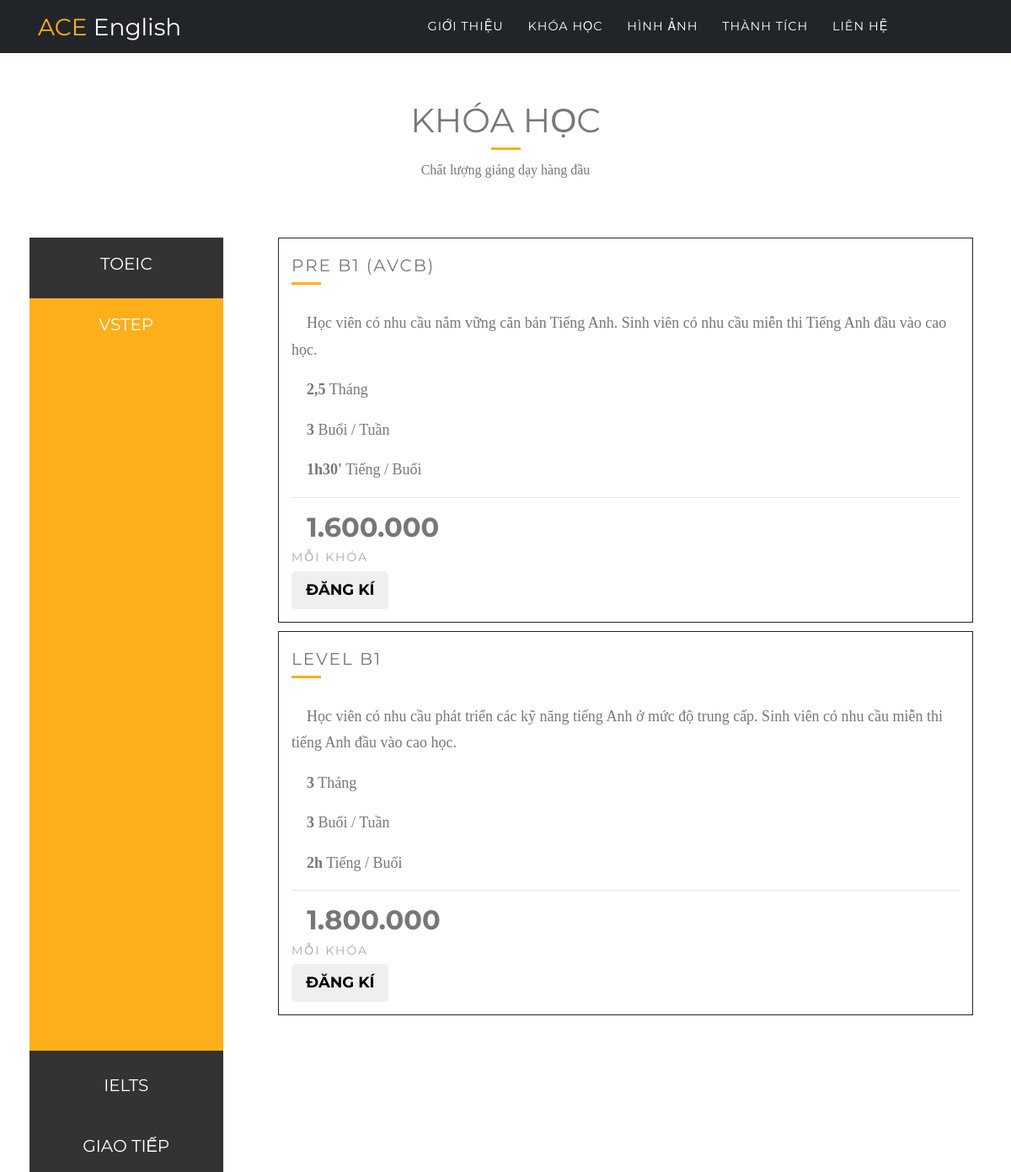
The app's page /vstep with its own data.
### main/models.py (models this page shows, shortened)
class CourseDesc(models.Model):
    course = models.ForeignKey(Course, related_name='description')
    course_name = models.CharField(max_length=255)
    description = models.CharField(max_length=4000)
    duration = models.CharField(max_length=255)
    days_per_week = models.CharField(max_length=255)
    hours_per_day = models.CharField(max_length=255)
    fee = models.CharField(max_length=255)

### main/views.py (the view)
# urls.py: url(r'^vstep$', views.vstep, name='vstep'),
def vstep(request):
    preb1 = CourseDesc.objects.get(course_name = 'Pre B1 (AVCB)')
    b1 = CourseDesc.objects.get(course_name = 'Level B1')
    return render(request, 'vstep.html', {'preb1':preb1, 'b1':b1})

### templates/vstep.html (shortened to what this page needs)
﻿{% extends 'base.html' %}
{% block body %}
<head>
  <link rel="stylesheet" href="https://maxcdn.bootstrapcdn.com/font-awesome/4.5.0/css/font-awesome.min.css">
	<link rel="stylesheet" href="https://cdn.jsdelivr.net/themify-icons/0.1.2/css/themify-icons.css">
</head>
<body>
  <section class="title container" style="padding:45px 0 0px 0">
  <div class="row">
    <div class="col-md-12">
      <h1>Khóa Học</h1>
      <div class="seperator"></div>
      <p>Chất lượng giảng dạy hàng đầu </p>
    </div>
  </div>
</section>
<div class="container" >
  <div class="row">
    <div class="col-md-3 item">
      <div>
        <div class="icon-bar">
			  <a href="{% url 'toeic' %}">TOEIC</a>
			  <a href="{% url 'vstep' %}"  class="active">VSTEP</a>
			  <a href="{% url 'ielts' %}"   >IELTS</a>
			  <a href="{% url 'giaotiep' %}">GIAO TIẾP</a>
		</div>
      </div>
    </div>
	<div class="col-md-9" >
      <div class="panel panel-default  item">
        <h4>{{preb1.course_name}}</h4>
        <div class="seperator"></div>
        <div class="panel-body">
				  <p>&nbsp;&nbsp;&nbsp;&nbsp;{{preb1.description}}</p>
				  <p>&nbsp;&nbsp;&nbsp;&nbsp;<strong>{{preb1.duration}}</strong> Tháng</p>
				  <p>&nbsp;&nbsp;&nbsp;&nbsp;<strong>{{preb1.days_per_week}}</strong> Buổi / Tuần</p>
				  <p>&nbsp;&nbsp;&nbsp;&nbsp;<strong>{{preb1.hours_per_day}}</strong> Tiếng / Buổi</p>
				</div>
				<hr>
				<div class="panel-footer">
				  <h3>&nbsp;&nbsp;{{preb1.fee}}</h3><h4>mỗi khóa</h4>
				  <button class="btn btn-lg"><a href="https://docs.google.com/forms/d/e/1FAIpQLSfg3Y7-w9VCgOi6QLiFa6Uwfezcqi_nIcKBXeik4pg4BFS8ow/viewform" target="_blank">Đăng kí</a></button>
				</div>
      </div>
	  <br>
	  <div class="panel panel-default  item">
        <h4>{{b1.course_name}}</h4>
        <div class="seperator"></div>
        <div class="panel-body">
				  <p>&nbsp;&nbsp;&nbsp;&nbsp;{{b1.description}}</p>
				  <p>&nbsp;&nbsp;&nbsp;&nbsp;<strong>{{b1.duration}}</strong> Tháng</p>
				  <p>&nbsp;&nbsp;&nbsp;&nbsp;<strong>{{b1.days_per_week}}</strong> Buổi / Tuần</p>
				  <p>&nbsp;&nbsp;&nbsp;&nbsp;<strong>{{b1.hours_per_day}}</strong> Tiếng / Buổi</p>
				</div>
				<hr>
				<div class="panel-footer">
				  <h3>&nbsp;&nbsp;{{b1.fee}}</h3><h4>mỗi khóa</h4>
				  <button class="btn btn-lg"><a href="https://docs.google.com/forms/d/e/1FAIpQLSfg3Y7-w9VCgOi6QLiFa6Uwfezcqi_nIcKBXeik4pg4BFS8ow/viewform" target="_blank">Đăng kí</a></button>
				</div>
      </div>
    </div>
  </div>
</div>
</body>
</html>
{% endblock %}

### templates/vstep.html (style rules this page uses)
body { background: #fff; font-family: 'Merriweather', serif; font-size: 16px; color: #777; }
h1, h4 { font-family: 'Montserrat', sans-serif; font-weight: 400; }
.row { padding: 50px 0; }
.seperator { margin-bottom: 30px; width: 35px; height: 3px; background: #ffaf1a; border: none; }
.title { text-align: center; }
.title .row { padding: 50px 0 0; }
.title h1 { text-transform: uppercase; }
.title .seperator { margin: 0 auto 10px; }
.item { position: relative; margin-bottom: 10px; min-height: 1px; float: left; padding:15px; width:100%; }
.item h4 { font-size: 20px; margin-top: 5px; letter-spacing: 2px; text-transform: uppercase; }
.item p { font-size: 18px; }
.item a { font-family: 'Montserrat', sans-serif; font-size: 18px; text-transform: uppercase; color: #666; margin-top: 10px; }
.icon-bar { margin-top:-25px; margin-left:-10px; width: 90%; background-color: #333; }
.icon-bar a { display: block; text-align: center; padding: 16px; transition: all 0.3s ease; color: white; font-size: 20px; }
.active { background-color: #ffaf1a !important; color: white; pointer-events: none; height:100%; cursor: pointer; }
.panel { border: 0.5px solid #212529; border-radius:0 !important; transition: box-shadow 0.5s; text-align:left; }
.panel-footer a { color: inherit; text-decoration:none; }
.panel-footer { background-color: white !important; }
.panel-footer h3 { font-size: 32px; }
.panel-footer h4 { color: #aaa; font-size: 14px; }
.panel-footer .btn, { margin: 15px 0; background-color: #ffaf1a; color: #fff; }

### records on screen
CourseDesc: course_name "PRE B1 (AVCB)", description "Học viên có nhu cầu nắm vững căn bản Tiếng Anh. Sinh viên có nhu cầu miễn thi Tiếng Anh đầu vào cao học.", duration "2,5", days_per_week "3", hours_per_day "1h30'", fee "1.600.000"
CourseDesc: course_name "LEVEL B1", description "Học viên có nhu cầu phát triển các kỹ năng tiếng Anh ở mức độ trung cấp. Sinh viên có nhu cầu miễn thi tiếng Anh đầu vào cao học.", duration "3", days_per_week "3", hours_per_day "2h", fee "1.800.000"
